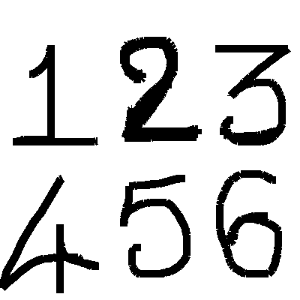
#> input picture digitRecognition/123456.jpg, 300 x 300 px
$ python performRecognition.py
#> lines starting #> are read from the running program, lines starting #| are printed output that depends on the picture; after the words box and inside, x2 and y2 are one past the last pixel; in counts of white or black regions, pixels touching at a corner belong together
# Import the modules
import cv2
from sklearn.externals import joblib
from skimage.feature import hog
import numpy as np
from PIL import Image
def crop(image_path, coords, saved_location):
    """
    @param image_path: The path to the image to edit
    @param coords: A tuple of x/y coordinates (x1, y1, x2, y2)
    @param saved_location: Path to save the cropped image
    """
    image_obj = Image.open(image_path)
    cropped_image = image_obj.crop(coords)
    cropped_image.save(saved_location)
    #cropped_image.show()

# Load the classifier
#clf = joblib.load("digits_cls.pkl")

# Read the input image
photo = "123456.jpg"
im = cv2.imread(photo)
#> im is the input picture: shape (300, 300, 3); min 0, max 255, mean 213.7

# Convert to grayscale and apply Gaussian filtering
im_gray = cv2.cvtColor(im, cv2.COLOR_BGR2GRAY)
im_gray = cv2.GaussianBlur(im_gray, (5, 5), 0)
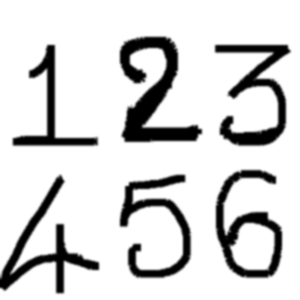
#> im_gray: shape (300, 300); min 0, max 255, mean 213.7

# Threshold the image
ret, im_th = cv2.threshold(im_gray, 90, 255, cv2.THRESH_BINARY_INV)
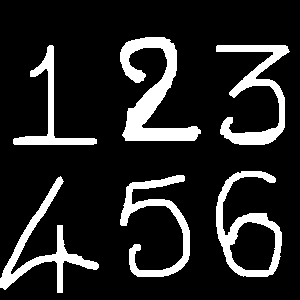
#> im_th: shape (300, 300); 14.7% white; 6 white regions

# Find contours in the image
ctrs, hier = cv2.findContours(im_th.copy(), cv2.RETR_EXTERNAL, cv2.CHAIN_APPROX_NONE)
#> ctrs = 6 contours; box (x1, y1, x2, y2) and area: (216, 171, 282, 277) 3622, (120, 37, 201, 141) 3038, (216, 45, 290, 145) 2059, (0, 176, 99, 293) 1851, (120, 175, 190, 277) 1732, (13, 45, 97, 145) 1190

# Get rectangles contains each contour
rects = [cv2.boundingRect(ctr) for ctr in ctrs]
#> rects = [(0, 176, 99, 117), (120, 175, 70, 102), (216, 171, 66, 106), (216, 45, 74, 100), (13, 45, 84, 100), (120, 37, 81, 104)]

# For each rectangular region, calculate HOG features and predict
# the digit using Linear SVM.
count = 0
for rect in rects:
    # Draw the rectangles
    cv2.rectangle(im, (rect[0], rect[1]), (rect[0] + rect[2], rect[1] + rect[3]), (0, 255, 0), 3)
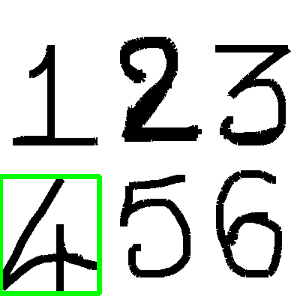
#> im: shape (300, 300, 3); 2.12% of pixels changed, all inside (x1, y1, x2, y2) = (0, 174, 102, 296)
    # Make the rectangular region around the digit
    leng = int(rect[3] * 1.6)
#> leng = 187
    pt1 = int(rect[1] + rect[3] // 2 - leng // 2)
#> pt1 = 141
    pt2 = int(rect[0] + rect[2] // 2 - leng // 2)
#> pt2 = -44
    # roi = im_th[pt1:pt1+leng, pt2:pt2+leng]
    # # Resize the image
    # roi = cv2.resize(roi, (28, 28), interpolation=cv2.INTER_AREA)
    # roi = cv2.dilate(roi, (3, 3))
    count = count + 1
    crop(photo, (rect[0], rect[1], rect[0] + rect[2], rect[1] + rect[3]), 'cropped'+str(count)+'.jpg')
#> in crop, `cropped_image = image_obj.crop(coords)`:
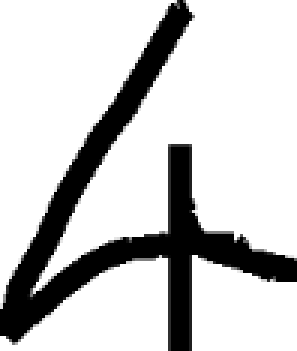
#> cropped_image: PIL image 99x117 RGBA (shown 3 times larger); mean R, G, B, A 202.8, 202.8, 202.8, 255
    # [7 lines of commented-out code are left out]
